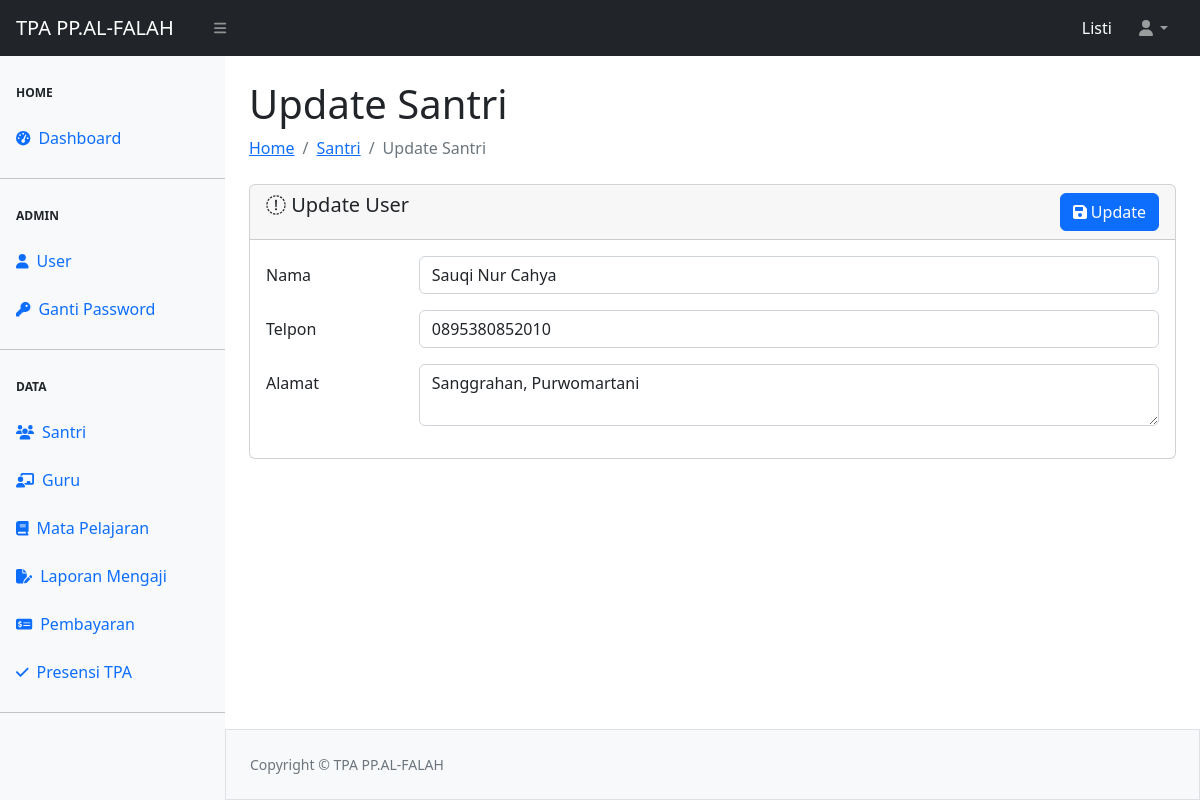
The page /santri/update-santri.php?id=12 (signed in) on the database its author committed.
### tables this page shows
CREATE TABLE `tbl_newuser` (
  `id` int(11) NOT NULL,
  `username` varchar(50) NOT NULL,
  `password` varchar(255) NOT NULL,
  `role` enum('admin','santri') NOT NULL,
  `nama` varchar(100) NOT NULL,
  `telpon` varchar(50) NOT NULL,
  `alamat` varchar(100) NOT NULL
);

### santri/update-santri.php (the view, shortened to what this page needs)
<?php
require_once "../config.php";
require_once "../template/header.php";
require_once "../template/navbar.php";
require_once "../template/sidebar.php";
$id = isset($_GET['id']) ? $_GET['id'] : '';
$querySantri = mysqli_query($koneksi, "SELECT * FROM tbl_newuser WHERE id = '$id'");
$data = mysqli_fetch_array($querySantri);
?>
<div id="layoutSidenav_content">
    <main>
        <div class="container-fluid px-4">
            <h1 class="mt-4">Update Santri</h1>
            <ol class="breadcrumb mb-4">
                <li class="breadcrumb-item"><a href="../index.php">Home</a></li>
                <li class="breadcrumb-item"><a href="santri.php">Santri</a></li>
                <li class="breadcrumb-item active">Update Santri</li>
            </ol>
            <form action="proses-santri.php?id=<?= htmlspecialchars($id) ?>" method="POST">
                <div class="card">
                    <div class="card-header">
                        <span class="h5 my-2"><i class="fa-solid fa-square-pen-to-square"></i> Update User</span>
                        <button type="submit" name="update" class="btn btn-primary float-end"><i class="fa-solid fa-floppy-disk"></i> Update</button>
                    </div>
                    <div class="card-body">
                        <div class="mb-3 row">
                            <label for="nama" class="col-sm-2 col-form-label">Nama</label>
                            <div class="col-sm-10">
                                <input type="text" name="nama" required class="form-control" id="nama" value="<?= htmlspecialchars($data['nama']) ?>">
                            </div>
                        </div>
                        <div class="mb-3 row">
                            <label for="telpon" class="col-sm-2 col-form-label">Telpon</label>
                            <div class="col-sm-10">
                                <input type="tel" name="telpon" required class="form-control" id="telpon" value="<?= htmlspecialchars($data['telpon']) ?>">
                            </div>
                        </div>
                        <div class="mb-3 row">
                            <label for="alamat" class="col-sm-2 col-form-label">Alamat</label>
                            <div class="col-sm-10">
                                <textarea name="alamat" id="alamat" class="form-control" required><?= htmlspecialchars($data['alamat']) ?></textarea>
                            </div>
                        </div>
                    </div>
                </div>
            </form>
        </div>
    </main>
<?php
require_once "../template/footer.php";
?>

### rows shown on the page
tbl_newuser: nama "Sauqi Nur Cahya", telpon "0895380852010", alamat "Sanggrahan, Purwomartani"

### other values the page prints
$_SESSION['ssUser'] "Listi"
